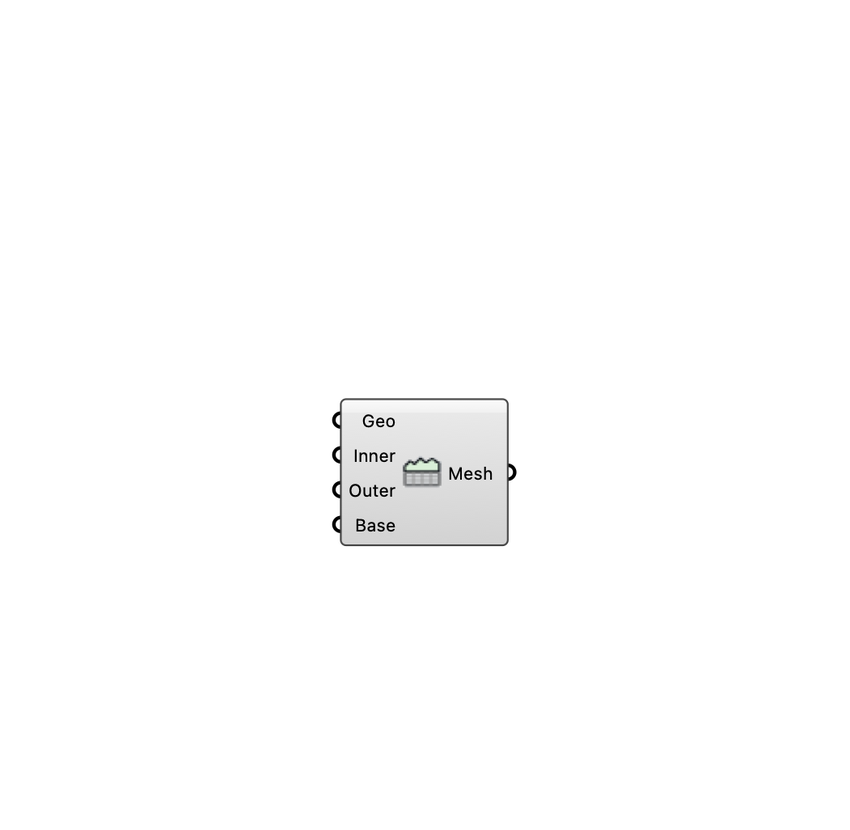
#> input picture images/components/Advanced_Terrain_Mesh.png, 850 x 830 px, shrunk from 1051 x 1026 before the run; its folder holds only this picture in this run
$ python crop_images.py ../images/components
#> lines starting #> are read from the running program, lines starting #| are printed output that depends on the picture
import os
import sys
import glob
from PIL import Image, ImageChops
import concurrent.futures

def crop_image(file_path):
    try:
        if file_path.endswith("-crop.png"):
            return

        orig_img = Image.open(file_path).convert("RGBA")
#> orig_img is the input picture: PIL image 850x830 RGBA; mean R, G, B, A 7.4, 7.4, 7.4, 9.2
        rgb_img = orig_img.convert("RGB")
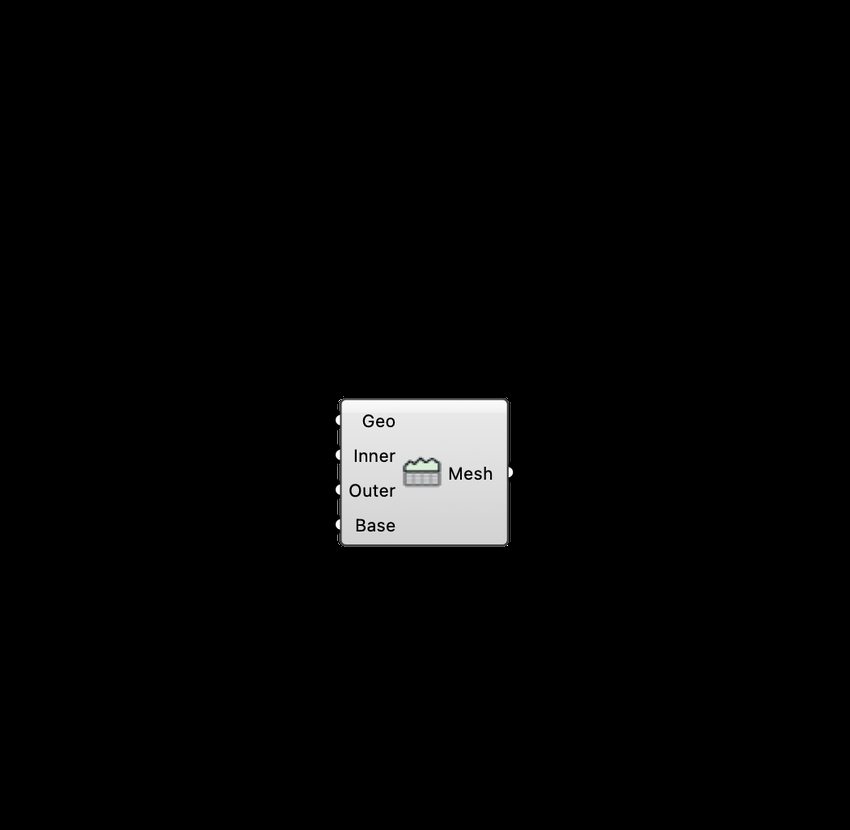
#> rgb_img: PIL image 850x830 RGB; mean R, G, B 7.4, 7.4, 7.4

        # Get background color from top-left pixel
        bg_color = rgb_img.getpixel((0, 0))
#> bg_color = (0, 0, 0)
        bg = Image.new("RGB", rgb_img.size, bg_color)
#> bg: PIL image 850x830 RGB; every value is 0

        # Find difference
        diff = ImageChops.difference(rgb_img, bg)
        bbox = diff.getbbox()
#> bbox = (333, 396, 516, 547)

        if bbox:
            left, top, right, bottom = bbox
#> left = 333; top = 396; right = 516; bottom = 547
            pad = 20

            # Apply padding
            left = max(0, left - pad)
#> left = 313
            top = max(0, top - pad)
#> top = 376
            right = min(orig_img.width, right + pad)
#> right = 536
            bottom = min(orig_img.height, bottom + pad)
#> bottom = 567

            cropped = orig_img.crop((left, top, right, bottom))
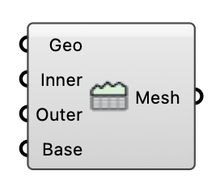
#> cropped: PIL image 223x191 RGBA; mean R, G, B, A 122.6, 122.7, 122.6, 152.2; transparent parts drawn white

            crop_path = file_path.replace(".png", "-crop.png")
            cropped.save(crop_path)
            # print(f"Cropped {os.path.basename(file_path)}")
    except Exception as e:
        print(f"Failed to crop {os.path.basename(file_path)}: {e}")

def main():
    if len(sys.argv) < 2:
        print("Usage: python crop_images.py <githubFolder>")
        sys.exit(1)

    githubFolder = sys.argv[1]
    target_dir = os.path.join(githubFolder, "images", "components")

    if not os.path.exists(target_dir):
        print(f"Directory {target_dir} not found.")
        sys.exit(1)

    files = [f for f in glob.glob(os.path.join(target_dir, "*.png")) if not f.endswith("-crop.png")]

    print(f"Found {len(files)} images to crop. Starting parallel crop...")

    with concurrent.futures.ProcessPoolExecutor() as executor:
        executor.map(crop_image, files)

    print("Cropping complete!")

if __name__ == "__main__":
    main()
